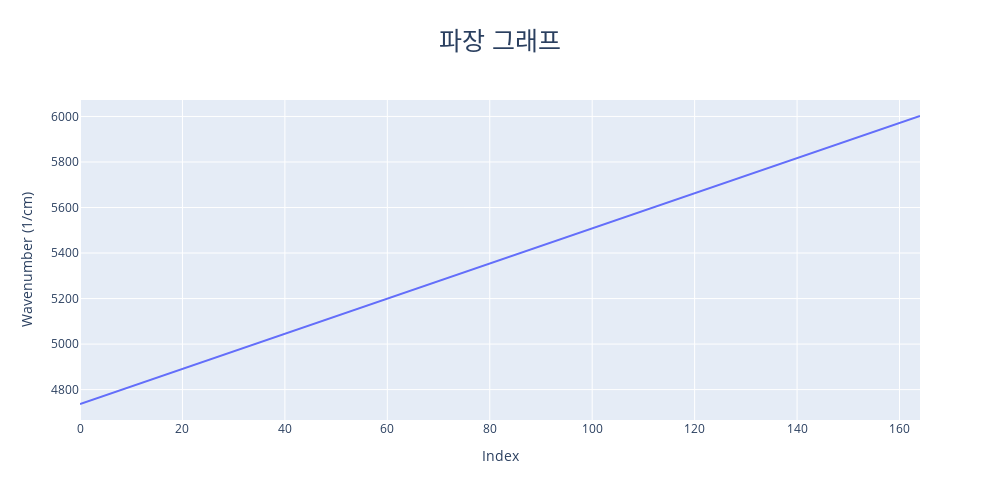

Source (notebook cell):
### Code cell
# NIR spectrum에서 파장차이는 거의 균일하나, 완전히 같지는 않음.
print((raw.columns[7] - raw.columns[6]))
print((raw.columns[8] - raw.columns[7]))
print((raw.columns[9] - raw.columns[8]))
fig = go.Figure()
fig.update_layout(width=1000, height=500, title=go.layout.Title(text="파장 그래프"), title_x=0.5, title_font_size = 25)
fig.update_xaxes(title_text="Index")
fig.update_yaxes(title_text="Wavenumber (1/cm)")
fig.add_trace(go.Scatter(y=raw.columns[6:], name="Columns"))
fig.show()

### Figure 1 — Plotly figure (JSON) as saved in the notebook; plotly's stock layout.template omitted (floating-point values rounded to 4 significant figures; data arrays with more than 128 entries replaced by an {"elided": "..."} marker saying what was removed)
{"data": [{"name": "Columns", "type": "scatter", "y": {"elided": "165 float values"}}], "layout": {"height": 500, "title": {"font": {"size": 25}, "text": "파장 그래프", "x": 0.5}, "width": 1000, "xaxis": {"title": {"text": "Index"}}, "yaxis": {"title": {"text": "Wavenumber (1/cm)"}}}}
